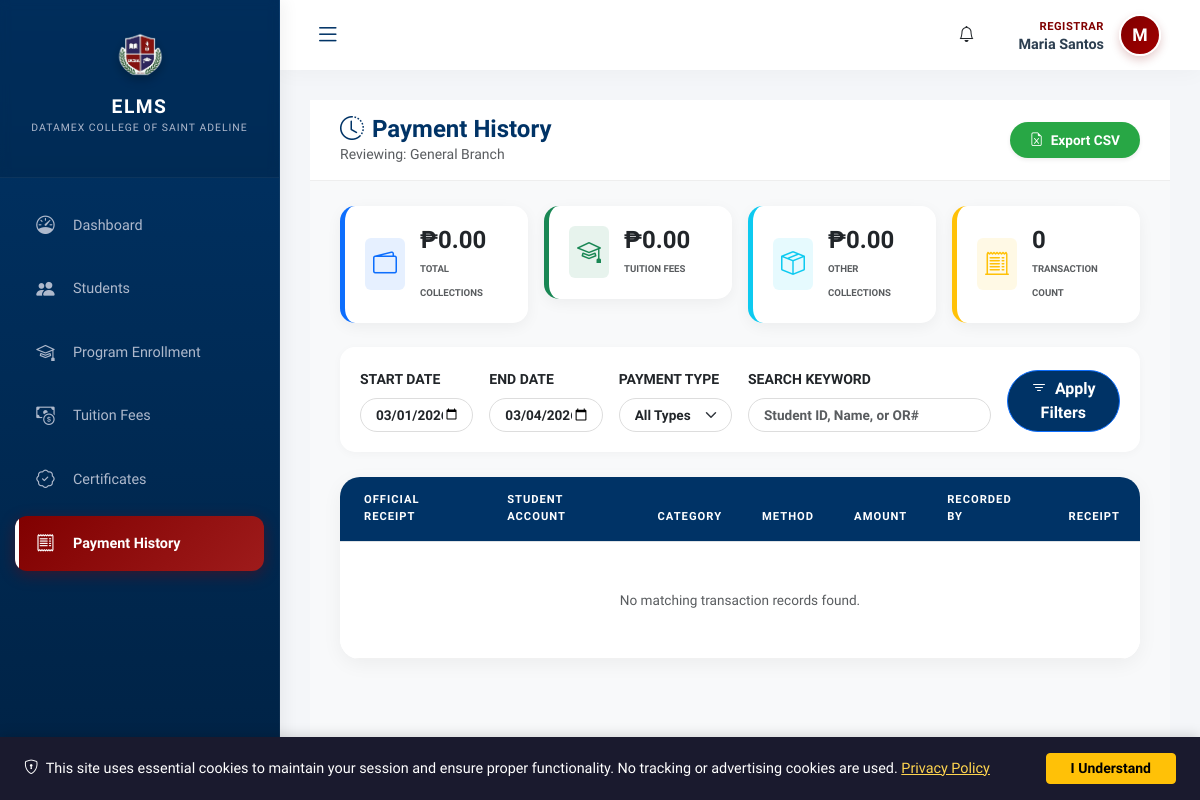
Page /modules/registrar/payment_history.php (signed in) on the earlier database version.
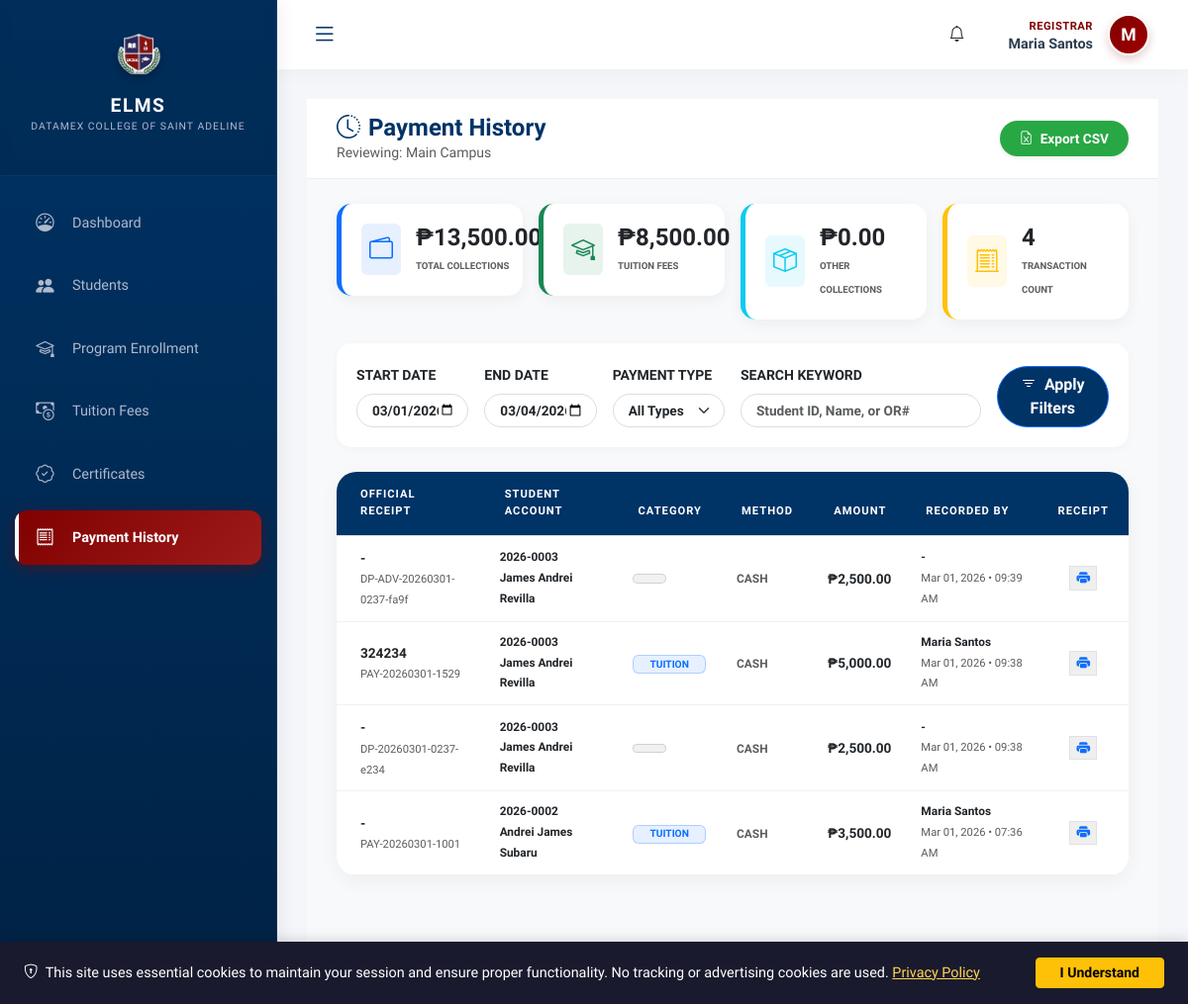
Same page on the later database version.
### tables this page shows
CREATE TABLE `branches` (
  `id` int(10) UNSIGNED NOT NULL,
  `school_id` int(10) UNSIGNED NOT NULL,
  `name` varchar(100) NOT NULL,
  `address` text DEFAULT NULL
);

CREATE TABLE `payments` (
  `id` int(10) UNSIGNED NOT NULL,
  `reference_no` varchar(50) DEFAULT NULL,
  `or_number` varchar(50) DEFAULT NULL,
  `student_id` int(10) UNSIGNED NOT NULL,
  `amount` decimal(10,2) NOT NULL,
  `payment_type` varchar(100) DEFAULT NULL,
  `other_type_description` varchar(255) DEFAULT NULL,
  `description` text DEFAULT NULL,
  `academic_year_id` int(10) UNSIGNED DEFAULT NULL,
  `semester` enum('1st','2nd','summer') DEFAULT NULL,
  `term` enum('prelim','midterm','prefinals','finals','full','downpayment') DEFAULT NULL,
  `branch_id` int(10) UNSIGNED DEFAULT NULL,
  `recorded_by` int(10) UNSIGNED DEFAULT NULL,
  `payment_method` enum('cash','bank_transfer','online','check') DEFAULT 'cash',
  `status` enum('pending','verified','rejected') DEFAULT 'pending',
  `verified_by` int(10) UNSIGNED DEFAULT NULL,
  `verified_at` datetime DEFAULT NULL,
  `rejection_reason` text DEFAULT NULL,
  `proof_file` varchar(255) DEFAULT NULL,
  `created_at` timestamp NOT NULL DEFAULT current_timestamp()
);

CREATE TABLE `students` (
  `user_id` int(10) UNSIGNED NOT NULL,
  `student_no` varchar(20) NOT NULL,
  `course_id` int(10) UNSIGNED DEFAULT NULL,
  `student_type` enum('regular','irregular','transferee') NOT NULL DEFAULT 'regular',
  `previous_school` varchar(255) DEFAULT NULL
);

### modules/registrar/payment_history.php (the view, shortened to what the changed rows need)
<?php
require_once '../../config/init.php';
$registrar_id = $_SESSION['user_id'];
$registrar_profile = $conn->query("SELECT branch_id FROM user_profiles WHERE user_id = $registrar_id")->fetch_assoc();
$branch_id = (int)($registrar_profile['branch_id'] ?? 0);
$branch = $conn->query("SELECT * FROM branches WHERE id = $branch_id")->fetch_assoc();
$start_date = $_GET['start_date'] ?? date('Y-m-01');
$end_date = $_GET['end_date'] ?? date('Y-m-d');
$where = "(p.branch_id = ? OR p.branch_id IS NULL)";
$params = [$branch_id];
$types = "i";
if ($start_date && $end_date) {
    $where .= " AND DATE(p.created_at) BETWEEN ? AND ?";
    $params[] = $start_date;
    $params[] = $end_date;
    $types .= "ss";
}
$summary_stmt = $conn->prepare("
    SELECT
        COUNT(*) as total_count,
        SUM(amount) as total_amount,
        SUM(CASE WHEN LOWER(payment_type) = 'tuition' THEN amount ELSE 0 END) as tuition_total,
        SUM(CASE WHEN LOWER(payment_type) != 'tuition' THEN amount ELSE 0 END) as other_total
    FROM payments p
    INNER JOIN students s ON p.student_id = s.user_id
    INNER JOIN user_profiles up ON s.user_id = up.user_id
    WHERE $where
");
$summary_stmt->bind_param($types, ...$params);
$summary_stmt->execute();
$summary = $summary_stmt->get_result()->fetch_assoc();
$payments_stmt = $conn->prepare("
    SELECT p.*, s.student_no,
           CONCAT(up.first_name, ' ', up.last_name) as student_name,
           CONCAT(rec.first_name, ' ', rec.last_name) as recorded_by_name,
           ay.year_name
    FROM payments p
    INNER JOIN students s ON p.student_id = s.user_id
    INNER JOIN user_profiles up ON s.user_id = up.user_id
    LEFT JOIN user_profiles rec ON p.recorded_by = rec.user_id
    LEFT JOIN academic_years ay ON p.academic_year_id = ay.id
    WHERE $where
    ORDER BY p.created_at DESC
");
$payments_stmt->bind_param($types, ...$params);
$payments_stmt->execute();
$payments = $payments_stmt->get_result();
include '../../includes/header.php';
?>
<link rel="stylesheet" href="css/payment_history.css">
<div class="header-fixed-part animate__animated animate__fadeInDown">
    <div class="d-flex justify-content-between align-items-center flex-wrap gap-2">
        <div>
            <h4 class="fw-bold mb-0" style="color: var(--blue);"><i class="bi bi-clock-history me-2 text-maroon"></i>Payment History</h4>
            <p class="text-muted small mb-0">Reviewing: <?php echo htmlspecialchars($branch['name'] ?? 'General Branch'); ?></p>
        </div>
    </div>
</div>
<div class="body-scroll-part">
    <div class="row g-3 mb-4 animate__animated animate__fadeIn">
        <div class="col-md-3">
            <div class="finance-stat-card border-start border-primary border-5">
                <div><h4 class="mb-0 fw-bold">₱<?php echo number_format($summary['total_amount'] ?? 0, 2); ?></h4><small class="text-muted text-uppercase fw-bold" style="font-size:0.6rem;">Total Collections</small></div>
            </div>
        </div>
        <div class="col-md-3">
            <div class="finance-stat-card border-start border-success border-5">
                <div><h4 class="mb-0 fw-bold">₱<?php echo number_format($summary['tuition_total'] ?? 0, 2); ?></h4><small class="text-muted text-uppercase fw-bold" style="font-size:0.6rem;">Tuition Fees</small></div>
            </div>
        </div>
        <div class="col-md-3">
            <div class="finance-stat-card border-start border-warning border-5">
                <div><h4 class="mb-0 fw-bold"><?php echo number_format($summary['total_count'] ?? 0); ?></h4><small class="text-muted text-uppercase fw-bold" style="font-size:0.6rem;">Transaction Count</small></div>
            </div>
        </div>
    </div>
    <div class="main-card-modern animate__animated animate__fadeInUp">
        <div class="table-responsive">
            <table class="table table-hover table-modern align-middle mb-0" id="paymentsTable">
                <thead>
                    <tr>
                        <th class="ps-4">Official Receipt</th>
                        <th>Student Account</th>
                        <th>Category</th>
                        <th>Method</th>
                        <th class="text-end">Amount</th>
                        <th>Recorded By</th>
                        <th class="text-center">Receipt</th>
                    </tr>
                </thead>
                <tbody>
                    <?php if ($payments->num_rows == 0): ?>
                        <tr><td colspan="7" class="text-center py-5 text-muted">No matching transaction records found.</td></tr>
                    <?php else: while ($p = $payments->fetch_assoc()):
                        $type_lower = strtolower($p['payment_type'] ?? 'other');
                        $type_colors = ['tuition' => 'primary', 'other' => 'secondary'];
                        $color = $type_colors[$type_lower] ?? 'secondary';
                    ?>
                    <tr>
                        <td class="ps-4">
                            <div class="fw-bold text-dark"><?php echo htmlspecialchars($p['or_number'] ?? '-'); ?></div>
                            <small class="text-muted" style="font-size:0.7rem;"><?php echo $p['reference_no']; ?></small>
                        </td>
                        <td>
                            <div class="fw-bold text-maroon small"><?php echo htmlspecialchars($p['student_no']); ?></div>
                            <small class="text-dark fw-semibold"><?php echo htmlspecialchars($p['student_name']); ?></small>
                        </td>
                        <td>
                            <span class="badge bg-<?php echo $color; ?> bg-opacity-10 text-<?php echo $color; ?> border border-<?php echo $color; ?> border-opacity-25 px-3">
                                <?php echo strtoupper($p['payment_type']); ?>
                            </span>
                        </td>
                        <td><small class="text-muted fw-bold"><?php echo strtoupper($p['payment_method']); ?></small></td>
                        <td class="text-end fw-bold text-blue">₱<?php echo number_format($p['amount'], 2); ?></td>
                        <td>
                            <div class="small fw-bold text-dark"><?php echo htmlspecialchars($p['recorded_by_name'] ?? '-'); ?></div>
                            <small class="text-muted" style="font-size:0.7rem;"><?php echo date('M d, Y • h:i A', strtotime($p['created_at'])); ?></small>
                        </td>
                        <td class="text-center">
                            <button class="action-btn-circle text-primary border" onclick="printReceipt(<?php echo $p['id']; ?>)">
                                <i class="bi bi-printer-fill"></i>
                            </button>
                        </td>
                    </tr>
                    <?php endwhile; endif; ?>
                </tbody>
            </table>
        </div>
    </div>
</div>
<?php include '../../includes/footer.php'; ?>
</body>
</html>

Differences in the rows shown:
now on this page (row unchanged): branches: name "Main Campus"
added payments: or_number "-", reference_no "DP-ADV-20260301-0237-fa9f", student.student_no "2026-0003", student_name "James Andrei Revilla", payment_method "CASH", amount "2,500.00", recorded_by_name "-", created_at "Mar 01, 2026 • 09:39 AM"
added payments: or_number "324234", reference_no "PAY-20260301-1529", student.student_no "2026-0003", student_name "James Andrei Revilla", payment_type "TUITION", payment_method "CASH", amount "5,000.00", recorded_by_name "Maria Santos", created_at "Mar 01, 2026 • 09:38 AM"
added payments: or_number "-", reference_no "DP-20260301-0237-e234", student.student_no "2026-0003", student_name "James Andrei Revilla", payment_method "CASH", amount "2,500.00", recorded_by_name "-", created_at "Mar 01, 2026 • 09:38 AM"
added payments: or_number "-", reference_no "PAY-20260301-1001", student.student_no "2026-0002", student_name "Andrei James Subaru", payment_type "TUITION", payment_method "CASH", amount "3,500.00", recorded_by_name "Maria Santos", created_at "Mar 01, 2026 • 07:36 AM"
Other differences:
$summary['total_amount']: "0.00" → "13,500.00"
$summary['tuition_total']: "0.00" → "8,500.00"
$summary['total_count']: "0" → "4"
$branch['name']: "General Branch" → (not shown)
text no longer shown: "No matching transaction records found."
